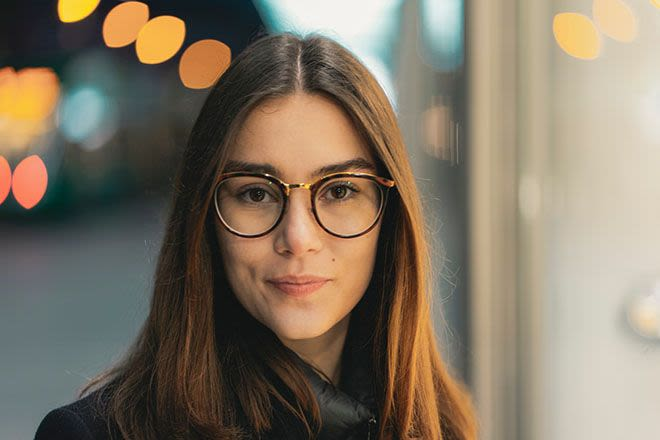
#> input picture women_face.jpg, 660 x 440 px
$ jupyter execute 'swap img.ipynb'
#> lines starting #> are read from the running program, lines starting #| are printed output that depends on the picture; after the words box and inside, x2 and y2 are one past the last pixel; in counts of white or black regions, pixels touching at a corner belong together
[cell 1]
import cv2
import numpy as np

[cell 2]
photo1 = cv2.imread("women_face.jpg")
#> photo1 is the input picture: shape (440, 660, 3); mean B, G, R 100.2, 117.8, 130.2
photo2 = cv2.imread('face_shape_women_round-sm.jpg')
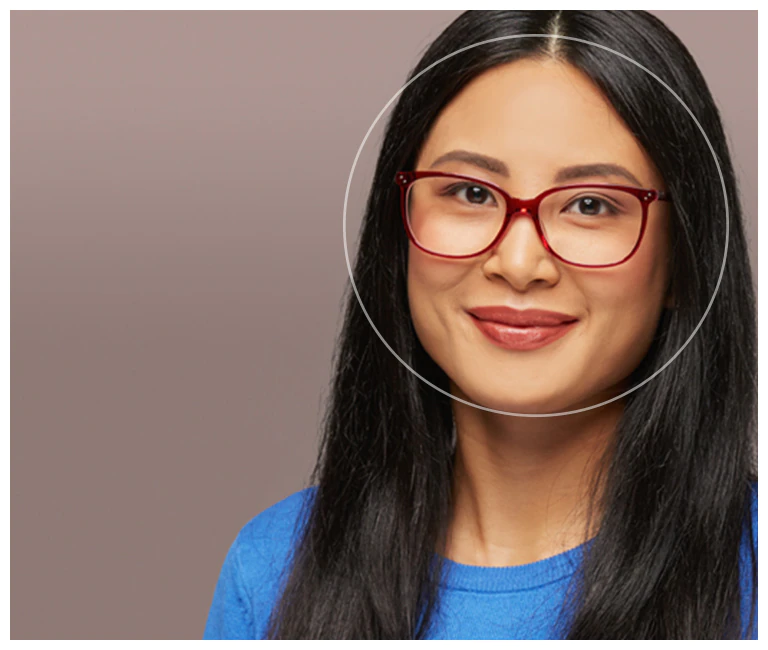
#> input picture face_shape_women_round-sm.jpg, 768 x 650 px
#> photo2 is the input picture: shape (650, 768, 3); mean B, G, R 105.2, 110.8, 130.1

[cell 3]
photo1 = cv2.resize(photo1,(500,500))
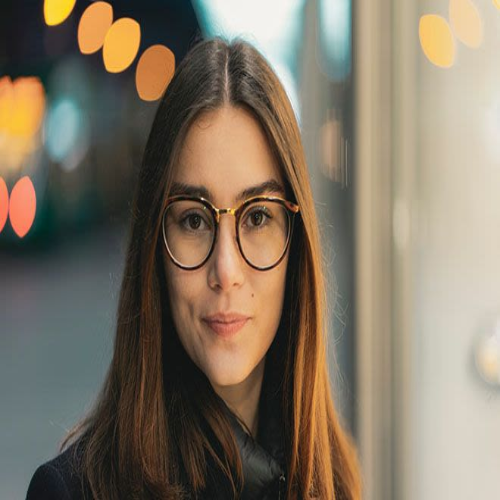
#> photo1: shape (500, 500, 3); mean B, G, R 100.1, 117.7, 130.1
photo2 = cv2.resize(photo2,(500,500))
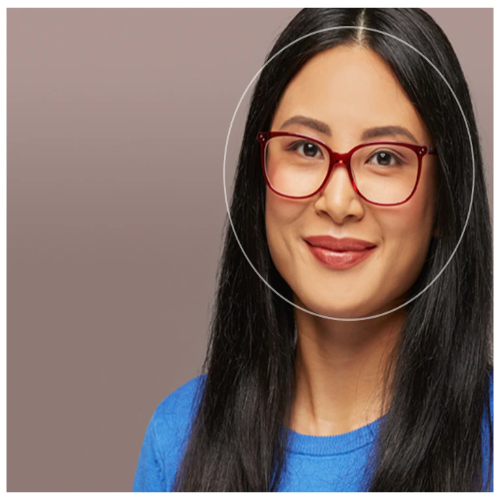
#> photo2: shape (500, 500, 3); mean B, G, R 105.1, 110.8, 130

[cell 4]
cv2.imshow('img1', photo1)
cv2.waitKey()
cv2.destroyAllWindows()

[cell 5]
cv2.imshow('img2', photo2)
cv2.waitKey()
cv2.destroyAllWindows()

[cell 6]
model = cv2.CascadeClassifier("haarcascade_frontalface_default.xml")

[cell 7]
faces  = model.detectMultiScale(photo1)
#> faces = [[132, 142, 187, 187]]

[cell 8]
len(faces)
#> Out = 1

[cell 9]
x1 = faces[0][0]
#> x1 = 132
y1 = faces[0][1]
#> y1 = 142
x2 = x1 + faces[0][2]
#> x2 = 319
y2 = y1 + faces[0][3]
#> y2 = 329

[cell 10]
#cp = photo[x1:x2 , y1:y2]
#cp = photo[150:y2 , 231:x2]
cp1 = photo1[y1:y2 , x1:x2]
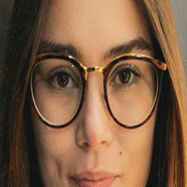
#> cp1: shape (187, 187, 3); mean B, G, R 67.2, 92.3, 124.9
cp2 = photo2[y1:y2 , x1:x2] =cp1
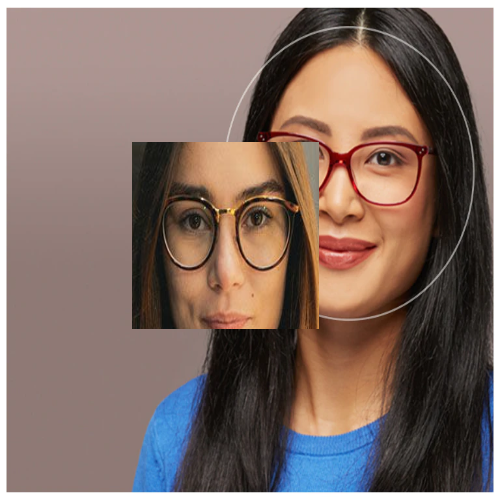
#> photo2: shape (500, 500, 3); 13.99% of pixels changed, all inside (x1, y1, x2, y2) = (132, 142, 319, 329)
